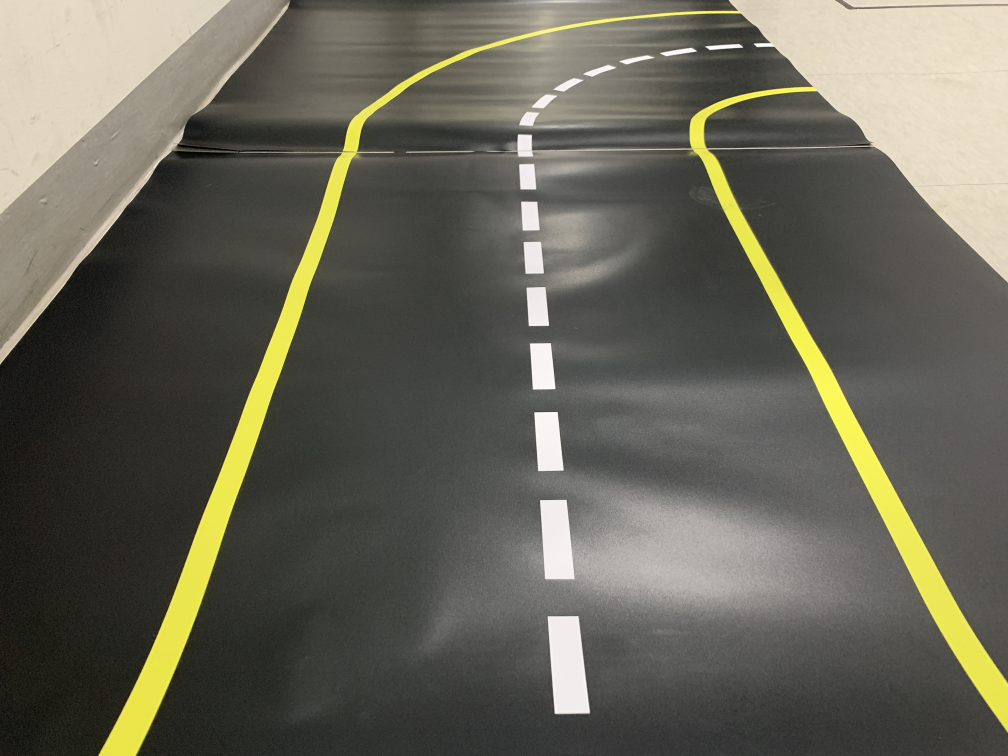
#> input picture IMAGE1.jpg, 4032 x 3024 px (shown at 1/4 size)
$ python 'Roberts Cross Filter.py'
#> lines starting #> are read from the running program, lines starting #| are printed output that depends on the picture
# 로버츠 교차 필터

import cv2
import numpy as np

img = cv2.imread('IMAGE1.jpg')
#> img is the input picture: shape (3024, 4032, 3); mean B, G, R 87.7, 100.4, 102.1
img = cv2.pyrDown(img)
#> img: shape (1512, 2016, 3)
img = cv2.pyrDown(img)
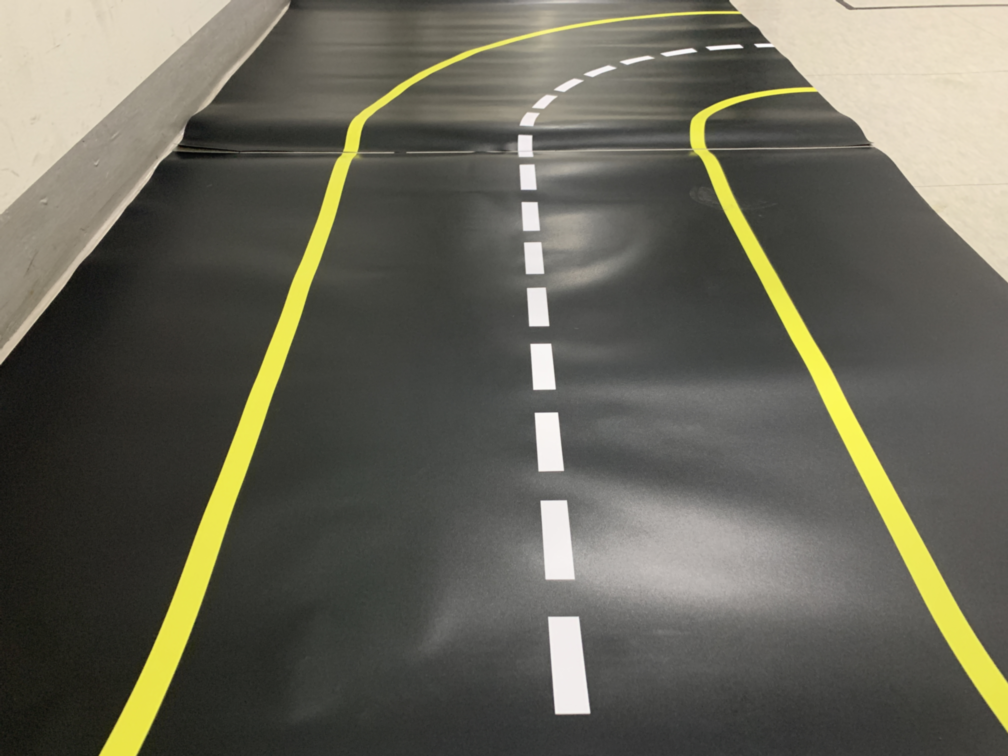
#> img: shape (756, 1008, 3); mean B, G, R 87.7, 100.4, 102.2
gray = cv2.cvtColor(img, cv2.COLOR_BGR2GRAY)
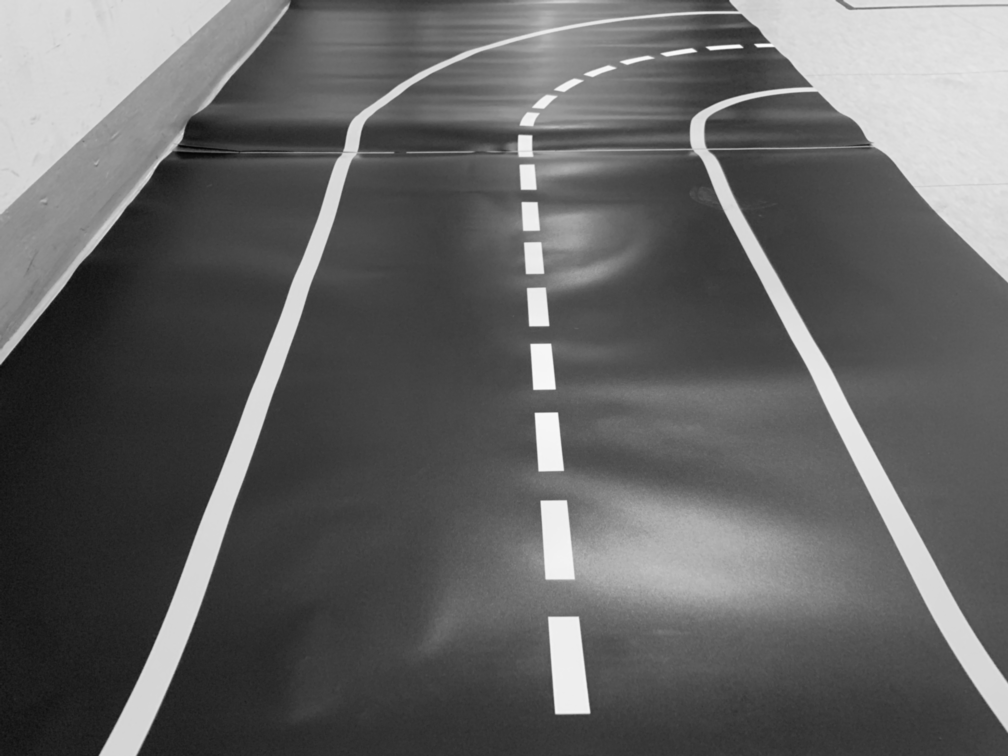
#> gray: shape (756, 1008); min 4, max 254, mean 99.5

# 로버츠 커널 생성
gx_kernel = np.array([[1,0], [0,-1]])
gy_kernel = np.array([[0, 1],[-1,0]])

# 커널 적용
edge_gx = cv2.filter2D(gray, -1, gx_kernel)
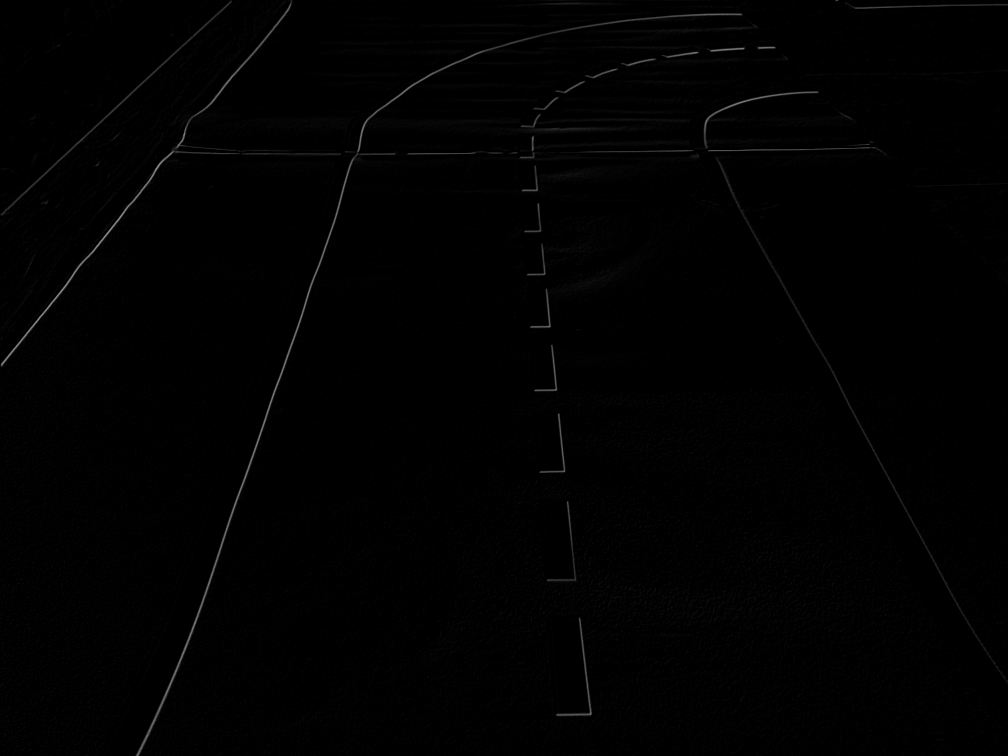
#> edge_gx: shape (756, 1008); min 0, max 146, mean 1.5
edge_gy = cv2.filter2D(gray, -1, gy_kernel)
merged = edge_gx + edge_gy

# 결과 출력
#merged = np.hstack((img, edge_gx+edge_gy))
cv2.imshow('Original', img)
cv2.imshow('Roberts', merged)
cv2.waitKey(0)
cv2.destroyAllWindows()

$ run again, with DrivingRoad.jpg copied over IMAGE1.jpg
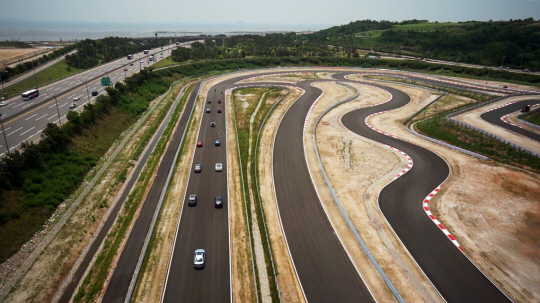
#> input picture DrivingRoad.jpg, 540 x 303 px
#> img is the input picture: shape (303, 540, 3); mean B, G, R 89.9, 107.6, 115.6
#> `gray = cv2.cvtColor(img, cv2.COLOR_BGR2GRAY)`:
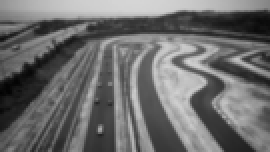
#> gray: shape (76, 135) (shown 2 times larger); min 2, max 213, mean 108.4
#> `merged = edge_gx + edge_gy`:
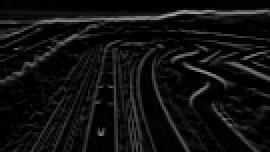
#> merged: shape (76, 135) (shown 2 times larger); min 0, max 168, mean 16.4
